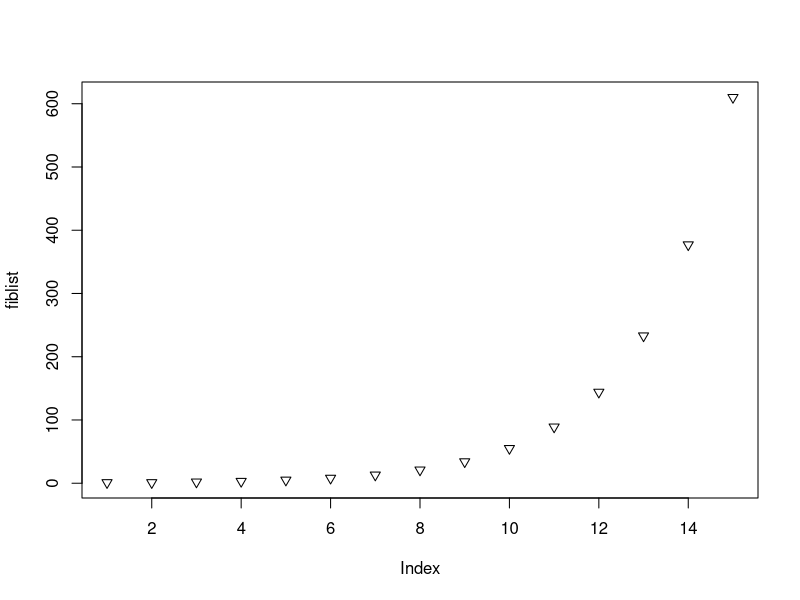
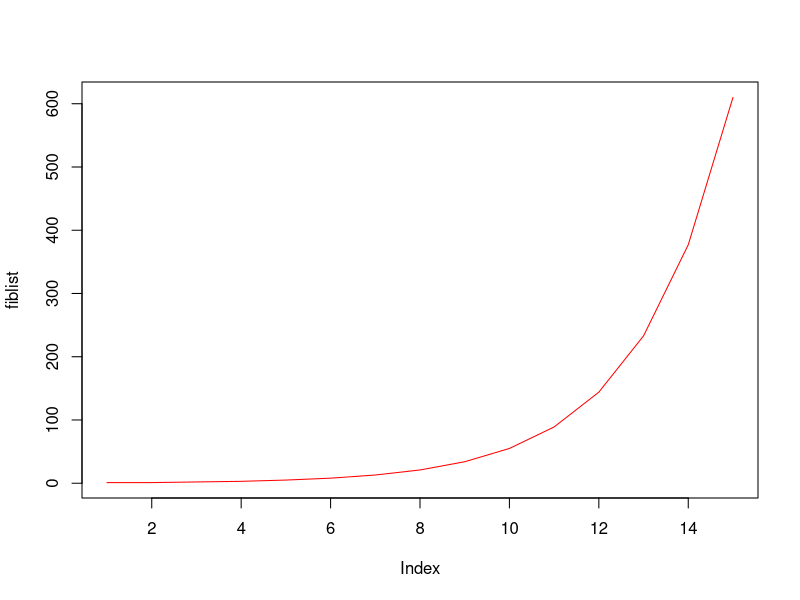
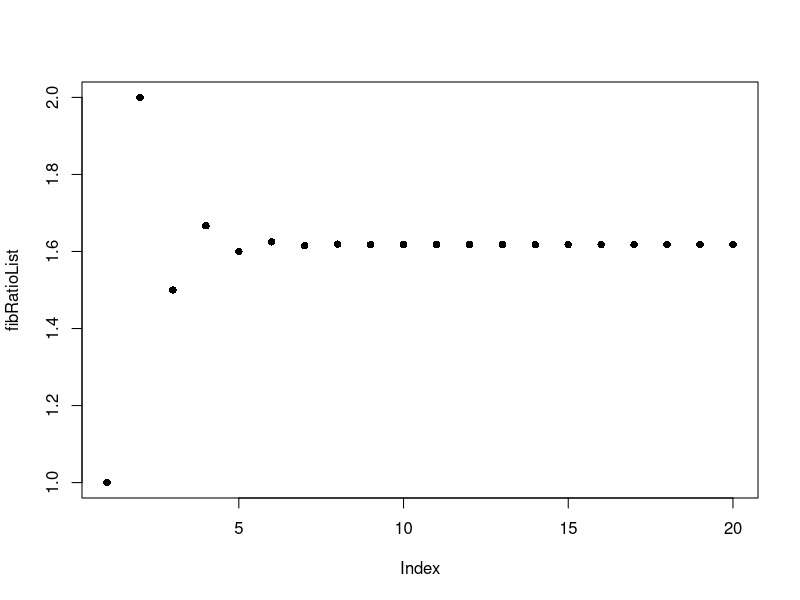
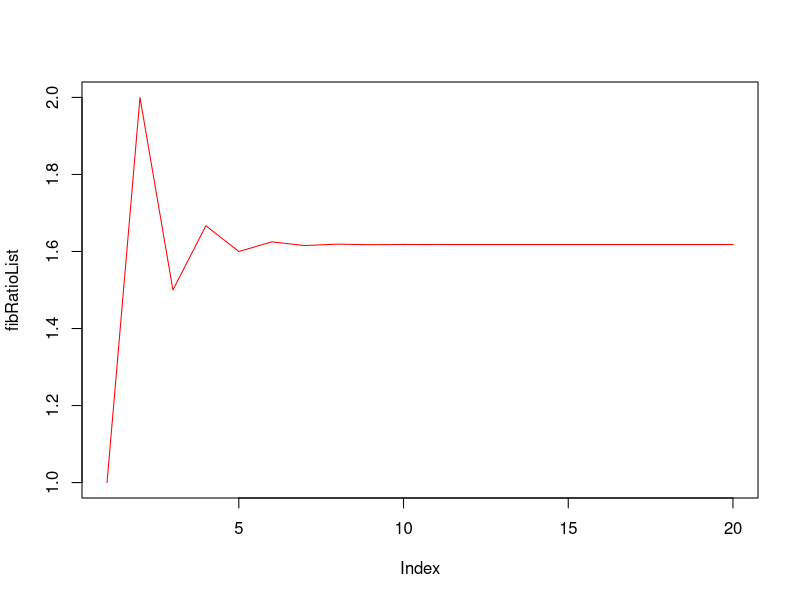

Reproduce these figures in R, in order.
##########################################################################
### Brown  Math-15900 Intro to R
### Lab #7: Fibonacci and Using What We've Learned
### Submit your R file in canvas
### Your name should be in the file name such as: Brown-Dave-Lab-7
### Your file should include comments and relevent code.
##########################################################################

## Name: Ikrom Numonov

################################################
## First, we'll define a function that gives us the Fibonacci sequence
## Be sure you can explain how it works.
################################################

fibonacci<-function(n){
	if (n<=2){
		return(1)
	} else {
		return(fibonacci(n-1)+fibonacci(n-2))
	}
}

fibonacci(10)

###############################
## What does the next code do?
###############################

for (n in 1:10){print(fibonacci(n))}


###############################
## Run the next block of code and explain what it does
###############################
fiblist<-NULL
for (j in 1:15){fiblist[j]<-fibonacci(j)}

fiblist

###############################
## Now, we'll execute a couple of plots, which are good for visualizing output.
## Run each separately and observe what each does.
###############################
plot(fiblist,pch=6)

plot(fiblist,type="l",col="red")



###########################################
##
## Homework for Lab 7
##
###########################################

#############
##Question 1: Use a loop to create a list of the first 30 fibonacci numbers
#############
fibonacci<-function(n) {
	if (n<=2) {
		return(1);
	} else {
		return(fibonacci(n-1)+fibonacci(n-2))
	};
};

fiblist <- NULL;
for (idx in 1:30) {
	fiblist[idx]<-fibonacci(idx);
};
fiblist;


#############
##Question 2a: Use a loop to create a list of the consecutive ratios of first 20 fibonacci numbers.
##             That is, produce the list that begins fibonacci(2)/fibonacci(1), fibonacci(3)/fibonacci(2),
##			    etc, up to fibonacci(20)/fibonacci(19)
#############

fibonacci<-function(n) {
	if (n<=2) {
		return(1);
	} else {
		return(fibonacci(n-1)+fibonacci(n-2))
	};
};

fibRatioList <- NULL;
for (idx in 1:20) {
	fibRatioList[idx] <- fibonacci(idx+1)/fibonacci(idx);
};
fibRatioList; # ~ the golden ratio???

#############
##Question 2b: What do you notice about the trend of the sequence of ratios in 2a?
#############

# That they converge to a number: approx 1.618...

#############
##Question 2c: Create a plot of the sequence of ratios in 2a. 
#############

plot(fibRatioList,pch=16)
plot(fibRatioList,type="l",col="red")

#############
##Question 3a: Create a function (named FibSum) that produces the sum of the first n fibonacci numbers.
##             For example, FibSum(3) equals fibonacci(1)+fibonacci(2)+fibonacci(3)	    
#############

fibSum<-function(n) {
	if (n==1) {
		return(1);
	} else if (n==2) {
		return(2);
	} else {
		return(fibSum(n-1) + fibSum(n-2)+1);
	};
};

sum <- fibSum(6);
sum;

#############
##Question 3b: Use a loop to print out the first 20 values of FibSum	.    
#############

for (idx in 1:20) {
	print(fibSum(idx));
};

#############
##Question 3c: Compare your list of sums from Question 3b with the list from Question 1. What do you notice
##             about the sum of the first n Fibonacci numbers and the list of Fibonacci numbers?            	    
#############

# That they both get exponentially higher;

#############
##Question 4a: Create a function (named EvenFibSum) that produces the sum of the first n even-indexed fibonacci
##             numbers. For example, EvenFibSum(2) equals fibonacci(2)+fibonacci(4),
##			   EvenFibSum(3) equals fibonacci(2)+fibonacci(4)+fibonacci(6)
#############
fibSum<-function(n) {
	if (n==1) {
		return(1);
	} else if (n==2) {
		return(2);
	} else {
		return(fibSum(n-1) + fibSum(n-2)+1);
	};
};

evenFibSum<-function(n) {
	sum <- 0;
	currentParam <- 0;
	for (idx in 1:n) {
		sum <- sum + fibSum(currentParam+2);
		currentParam <- currentParam+2;
	};
	return(sum);
};

evenFibSum(2);

#############
##Question 4b: Use a loop to print out the first 10 values of EvenFibSum	.
#############

for (idx in 1:10) {
	print(evenFibSum(idx));
};

#############
##Question 4c: Compare your list of sums from Question 4b with the list from Question 1. What do you notice
##             about the sum of the first n even-indexed Fibonacci numbers and the list of Fibonacci numbers?     
##########

# That they both grow exponentially;

#############
##Question 5a: Create a function (named tribonacci) that returns the n-th element of the 
##            sequence that begins with three 1s and every element of the sequence after that
## 	          is the sum of the previous three terms. (This sequences begins 1,1,1,3,5,9,17,...)
#############

tribonacci<-function(n){
	if (n<=3){
		return(1);
	} else {
		return(tribonacci(n-1)+tribonacci(n-2)+tribonacci(n-3));
	};
};

tribonacci(7);

#############
##Question 5b: Use a loop to create a list of the first 15 tribonacci numbers.
#############

tribList <- NULL;
for (idx in 1:15) {
	tribList[idx] <- tribonacci(idx);
};

tribList;




